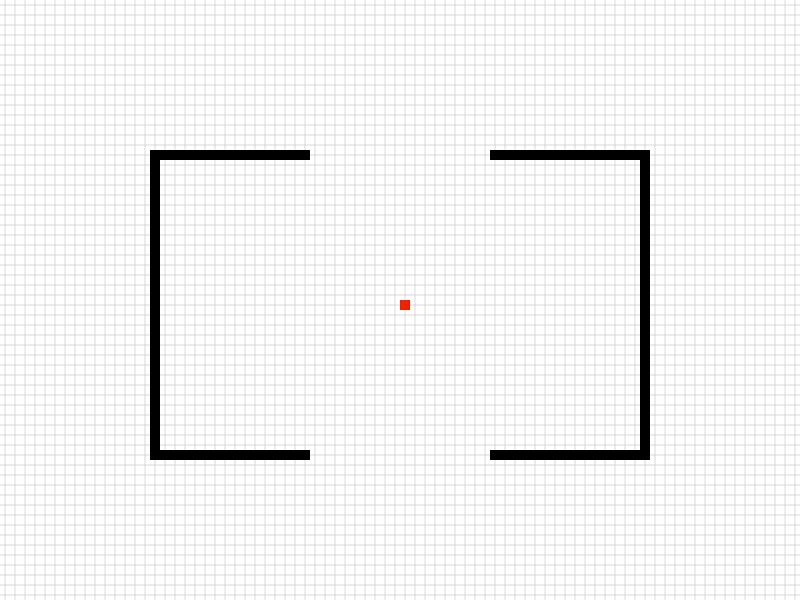

Below is a game level as drawn by its tile map, then a one-line description and the .tmx that defines it (tile-layer data replaced by summaries):
An orthogonal 80x60 tile map with 10x10 px tiles, 5 tile layers (bg, walls, player, lights, ...).

<map version="1.0" orientation="orthogonal" renderorder="right-down" width="80" height="60" tilewidth="10" tileheight="10" nextobjectid="1">
 <tileset firstgid="1" name="tiles_v2" tilewidth="10" tileheight="10" tilecount="6">
  <image source="tiles_v2.png" width="60" height="10" />
 </tileset>
 <layer name="bg" width="80" height="60">
  <data>[4800 cells, 4800 non-empty, 1 distinct tile ids]</data>
 </layer>
 <layer name="walls" width="80" height="60">
  <data>[4800 cells, 122 non-empty, 1 distinct tile ids]</data>
 </layer>
 <layer name="player" width="80" height="60">
  <data>[4800 cells, 1 non-empty, 1 distinct tile ids]</data>
 </layer>
 <layer name="lights" width="80" height="60">
  <data>[4800 cells, 0 non-empty, 0 distinct tile ids]</data>
 </layer>
 <layer name="enemies" width="80" height="60">
  <data>[4800 cells, 0 non-empty, 0 distinct tile ids]</data>
 </layer>
</map>
